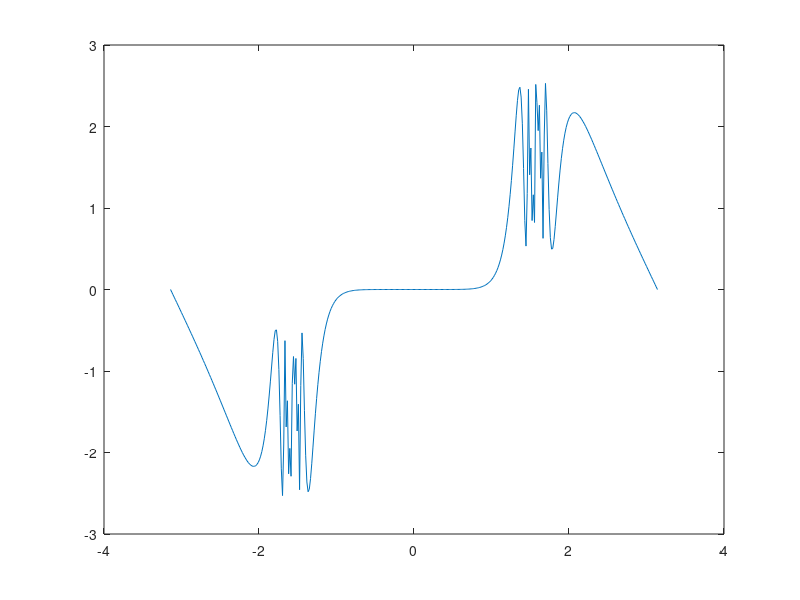

MATLAB code for this plot: (Note: this script raises an error after producing the figure.)
## Copyright (C) 1998, 1999, 2000 Joao Cardoso.
## 
## This program is free software; you can redistribute it and/or modify it
## under the terms of the GNU General Public License as published by the
## Free Software Foundation; either version 2 of the License, or (at your
## option) any later version.
## 
## This program is distributed in the hope that it will be useful, but
## WITHOUT ANY WARRANTY; without even the implied warranty of
## MERCHANTABILITY or FITNESS FOR A PARTICULAR PURPOSE.  See the GNU
## General Public License for more details.
##
## This file is part of plplot_octave.

##	comet(Y) displays an animated comet plot of the vector Y.
##	comet(X,Y) displays an animated comet plot of vector Y vs. X.
##	comet(X,Y,p) uses a comet of length p*length(Y).  Default is p = 0.10.
##	comet, by itself, is self demonstrating.
##	Example:
##	    t = -pi:pi/200:pi;
##	    comet(t,tan(sin(t))-sin(tan(t)))

function comet(x, y, p)

  if (nargin == 0)
    x = -pi:pi/200:pi;
    y = tan(sin(x))-sin(tan(x));
    p = 0.1;
  elseif (nargin < 2)
    y = x;
    x = 1:length(y);
  endif

  if (nargin < 3)
    p = 0.10;
  endif

  if (rows(x) != 1)
    x = x';
  endif

  if (rows(y) != 1)
    y = y';
  endif

  plot(x,y);

  [r, g, b] = plgcol0(1);
  plscol0(1, 255, 0, 255);
  plcol(1);
  pllsty(1);

  old_hold = ishold;
  hold "on";

  m = length(x);
  k = round(p*m);
  if (k == 1)
    k = 2;
  endif
  plxormod(1);
  
  unwind_protect # recover if user hit ^C
    
    ## Grow the body
    for i = 1:k
      __comet(x(1:i), y(1:i));
    endfor

    ## Primary loop
    for i = k+1:m-k
      __comet(x(i:i+k), y(i:i+k));
    endfor

    ## Clean up the tail
    for i = m-k+1:m
      __comet(x(i:m), y(i:m));
    endfor
    
  unwind_protect_cleanup
    
    plxormod(0);
    
    if (old_hold == 0)
      hold "off"
    endif

    plscol0(1, r, g, b);

  end_unwind_protect

endfunction
